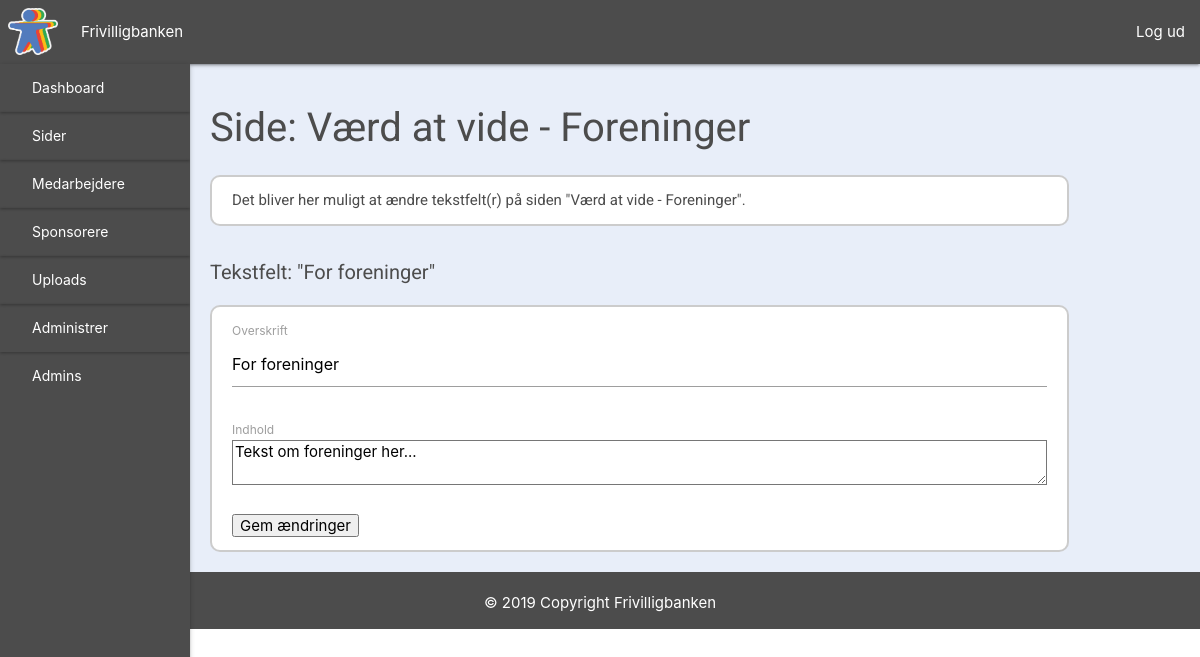
Page /side&for_foreninger (signed in) on the earlier database version.
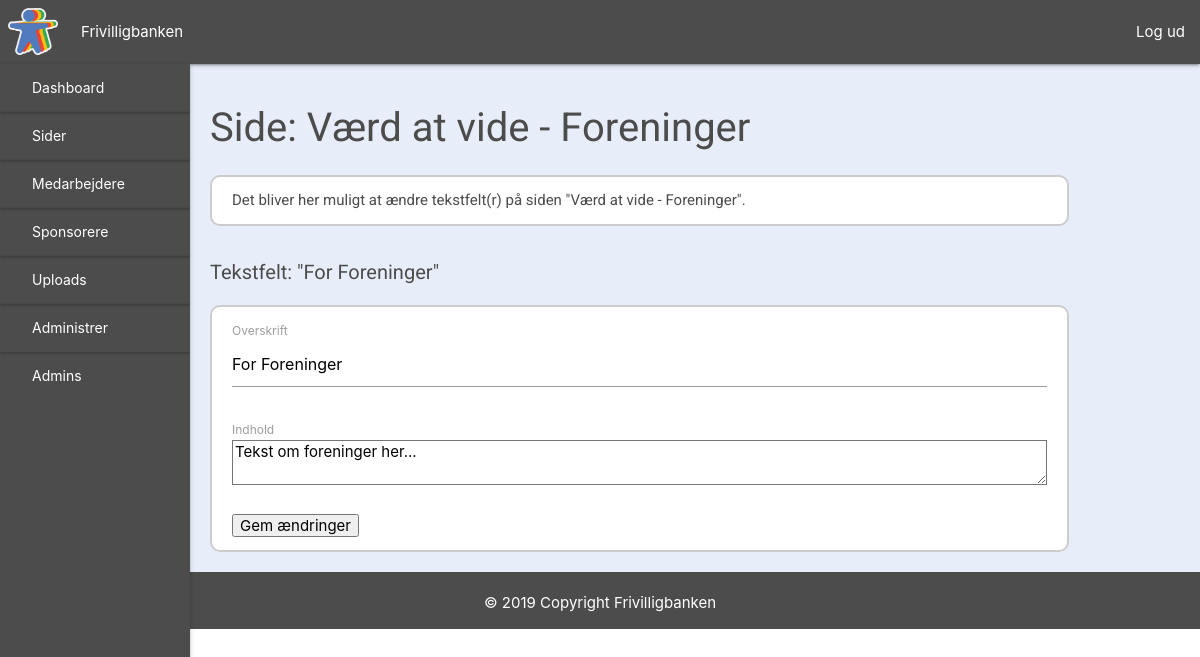
Same page on the later database version.
### tables this page shows
CREATE TABLE textfield (
    TextFieldID INT NOT NULL AUTO_INCREMENT PRIMARY KEY,
    Page VARCHAR(255),
    FieldName VARCHAR(255),
    FieldContent VARCHAR(5000)
);

### view/backend/page_unions.php (the view, shortened to what this page needs)
<?php
require_once("view/backend/includes/header.php");
$dbCon = dbCon($user, $pass);
$query = $dbCon->prepare("SELECT * FROM `textField` WHERE TextFieldID = 3");
$query->execute();
$getuniontext1 = $query->fetch();
?>
    <div id="dashboard">
        <?php require_once ("view/backend/includes/sidenav.php")?>
        <div id="dashboard-content">
            <h1>Side: Værd at vide - Foreninger</h1>
            <div id="dashboard-section1">
                <p>
                    Det bliver her muligt at ændre tekstfelt(r) på siden "Værd at vide - Foreninger".
                </p>
            </div>
            <h2>Tekstfelt: "<?php echo $getuniontext1['FieldName'] ?>"</h2>
            <div id="dashboard-section1">
                <p>
                <form method="POST" action="">
                    <label>Overskrift</label>
                    <input type="text" name="union-headline1" value="<?php echo $getuniontext1['FieldName'] ?>">
                    <br><br>
                    <label>Indhold</label>
                    <textarea name="union-text1" id="" cols="30" rows="10"><?php echo $getuniontext1['FieldContent'] ?></textarea>
                    <br><br>
                    <input type="submit" name="updateUnionText1" value="Gem ændringer">
                </form>
                </p>
            </div>
        </div>
    </div>
<?php require_once("view/backend/includes/footer.php"); ?>

Differences in the rows shown:
changed textfield "Tekst om foreninger her...": FieldName "For foreninger" → "For Foreninger"; union-headline1 "For foreninger" → "For Foreninger"
